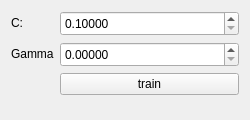
<?xml version="1.0" encoding="UTF-8"?>
<ui version="4.0">
 <class>TrainWidget</class>
 <widget class="QWidget" name="TrainWidget">
  <property name="geometry">
   <rect>
    <x>0</x>
    <y>0</y>
    <width>250</width>
    <height>120</height>
   </rect>
  </property>
  <property name="minimumSize">
   <size>
    <width>250</width>
    <height>120</height>
   </size>
  </property>
  <property name="maximumSize">
   <size>
    <width>250</width>
    <height>120</height>
   </size>
  </property>
  <property name="windowTitle">
   <string>Form</string>
  </property>
  <layout class="QFormLayout" name="formLayout">
   <item row="0" column="0">
    <widget class="QLabel" name="label_c">
     <property name="text">
      <string>C:</string>
     </property>
    </widget>
   </item>
   <item row="0" column="1">
    <widget class="QDoubleSpinBox" name="doubleSpinBox_c">
     <property name="minimumSize">
      <size>
       <width>120</width>
       <height>25</height>
      </size>
     </property>
     <property name="decimals">
      <number>5</number>
     </property>
     <property name="minimum">
      <double>0.100000000000000</double>
     </property>
     <property name="maximum">
      <double>9999.989999999999782</double>
     </property>
    </widget>
   </item>
   <item row="1" column="0">
    <widget class="QLabel" name="label_gamma">
     <property name="text">
      <string>Gamma</string>
     </property>
    </widget>
   </item>
   <item row="1" column="1">
    <widget class="QDoubleSpinBox" name="doubleSpinBox_gamma">
     <property name="minimumSize">
      <size>
       <width>120</width>
       <height>25</height>
      </size>
     </property>
     <property name="decimals">
      <number>5</number>
     </property>
    </widget>
   </item>
   <item row="2" column="1">
    <widget class="QPushButton" name="pushButton_train">
     <property name="text">
      <string>train</string>
     </property>
    </widget>
   </item>
  </layout>
 </widget>
 <resources/>
 <connections/>
</ui>
